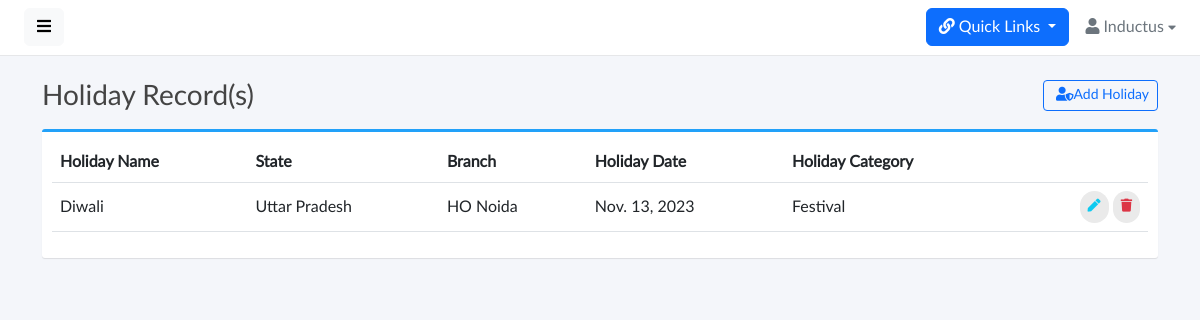
The app's page /master/holiday-master/ (signed in), older data.
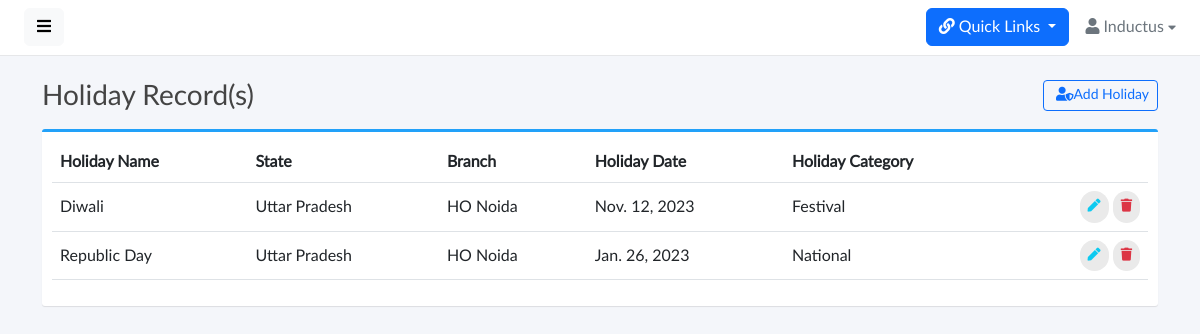
The same page, newer data.
### base/models.py (models this page shows, shortened)
class Holiday(models.Model):
    HOLIDAY_CHOICES = (
        ('National','National'),
        ('Festival' , 'Festival')
    )
    id = models.CharField(max_length=25,primary_key=True,default=generate_unique_id,editable=False)
    holiday_name = models.CharField(max_length=50)
    state = models.CharField(max_length=50,choices=STATE_CHOICES,blank=True,null=True)
    branch = models.ForeignKey(Branch,on_delete=models.CASCADE)
    holiday_date = models.DateField()
    holiday_category = models.CharField(max_length=50,choices=HOLIDAY_CHOICES)

class Branch(models.Model):
    id = models.CharField(default=generate_unique_id,primary_key=True,editable=False,max_length=25)
    branch_name = models.CharField(max_length=100,unique=True)
    branch_code = models.CharField(max_length=100,unique=True)
    address = models.CharField(max_length=200,blank=True,null=True)
    tehsil = models.CharField(max_length=100,blank=True,null=True)
    district = models.CharField(max_length=100,blank=True,null=True)
    city = models.CharField(max_length=50,blank=True,null=True)
    state = models.CharField(max_length=50,choices=STATE_CHOICES,blank=True,null=True)
    country = CountryField(blank_label="(select country)")
    status = models.BooleanField()
    def __str__(self):
        return self.branch_name

### base/views.py (the view)
# urls.py: path('master/holiday-master/',views.HolidayMaterView,name="holiday-master"),
@login_required(login_url='signin')
def HolidayMaterView(request):
    holidays_records = Holiday.objects.all()
    if request.method == 'POST':
        holiday_form = HolidayMasterForm(data=request.POST)
        if holiday_form.is_valid():
            holiday_form.save()
            messages.success(request, "Holiday added successfully.")
            return redirect('holiday-master')
    else:
        holiday_form = HolidayMasterForm()
    context = {
        'holidays_records': holidays_records,
        'holiday_form' : holiday_form
    }
    return render(request,'holiday_master.html',context)

### base/models.py (called while the page is built)
def generate_unique_id():
    return nanoid.generate(size=25)

### base/templates/holiday_master.html (shortened to what this page needs)
{% extends 'base.html' %} {% load static %} {% block start %}
<div class="content">
  <div class="container">
    <div class="page-title">
      <h3>
        Holiday Record(s)
        <button
          type="button"
          class="btn btn-sm btn-outline-primary float-end"
          data-bs-toggle="modal"
          data-bs-target="#exampleModal"
        >
          &nbsp;<i class="fas fa-user-shield"></i>Add Holiday
        </button>
      </h3>
    </div>
    <div class="box box-primary">
      <div class="box-body">
        <table width="100%" class="table table-hover" id="dataTables-example">
          <thead>
            <tr>
              <th>Holiday Name</th>
              <th>State</th>
              <th>Branch</th>
              <th>Holiday Date</th>
              <th>Holiday Category</th>
              <th></th>
            </tr>
          </thead>
          <tbody>
            {% for holiday in holidays_records %}
            <tr>
              <td>{{holiday.holiday_name}}</td>
              <td>{{holiday.state}}</td>
              <td>{{holiday.branch}}</td>
              <td>{{holiday.holiday_date}}</td>
              <td>{{holiday.holiday_category}}</td>
              <td class="text-end">
                <a
                  href=""
                  class="btn btn-outline-info btn-rounded"
                  data-bs-toggle="modal"
                  data-bs-target="#editholidayModal{{holiday.id}}"
                  ><i class="fas fa-pen"></i
                ></a>
                <a
                  class="btn btn-outline-danger btn-rounded"
                  data-bs-toggle="modal"
                  data-bs-target="#deleteholidayModal{{holiday.id}}"
                >
                  <i class="fas fa-trash"></i>
                </a>
              </td>
            </tr>
            {% endfor %}
          </tbody>
        </table>
      </div>
    </div>
  </div>
</div>
{% endblock %}

Row changes from the older to the newer data that the page shows:
changed Holiday "Diwali": holiday_date "Nov. 13, 2023" → "Nov. 12, 2023"
added Holiday: holiday_name "Republic Day", state "Uttar Pradesh", branch "HO Noida", holiday_date "Jan. 26, 2023", holiday_category "National"
